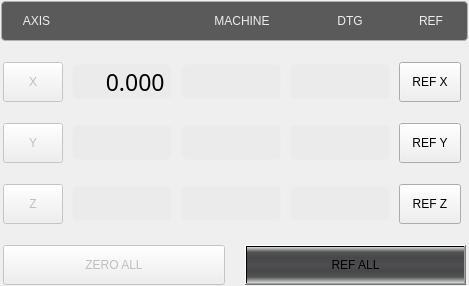
<?xml version="1.0" encoding="UTF-8"?>
<ui version="4.0">
 <class>dros_xyz</class>
 <widget class="QWidget" name="dros_xyz">
  <property name="geometry">
   <rect>
    <x>0</x>
    <y>0</y>
    <width>469</width>
    <height>286</height>
   </rect>
  </property>
  <property name="sizePolicy">
   <sizepolicy hsizetype="Preferred" vsizetype="Preferred">
    <horstretch>0</horstretch>
    <verstretch>0</verstretch>
   </sizepolicy>
  </property>
  <property name="windowTitle">
   <string>dros_xyz</string>
  </property>
  <property name="layoutDirection">
   <enum>Qt::LeftToRight</enum>
  </property>
  <layout class="QVBoxLayout" name="verticalLayout">
   <property name="spacing">
    <number>0</number>
   </property>
   <property name="leftMargin">
    <number>0</number>
   </property>
   <property name="topMargin">
    <number>0</number>
   </property>
   <property name="rightMargin">
    <number>0</number>
   </property>
   <property name="bottomMargin">
    <number>0</number>
   </property>
   <item>
    <widget class="QWidget" name="widget_xyz" native="true">
     <layout class="QVBoxLayout" name="verticalLayout_55">
      <property name="spacing">
       <number>19</number>
      </property>
      <property name="leftMargin">
       <number>0</number>
      </property>
      <property name="topMargin">
       <number>0</number>
      </property>
      <property name="rightMargin">
       <number>0</number>
      </property>
      <property name="bottomMargin">
       <number>0</number>
      </property>
      <item>
       <layout class="QHBoxLayout" name="horizontalLayout_81">
        <property name="spacing">
         <number>8</number>
        </property>
        <property name="leftMargin">
         <number>1</number>
        </property>
        <property name="topMargin">
         <number>1</number>
        </property>
        <property name="rightMargin">
         <number>1</number>
        </property>
        <property name="bottomMargin">
         <number>1</number>
        </property>
        <item>
         <widget class="QFrame" name="frame">
          <property name="sizePolicy">
           <sizepolicy hsizetype="Preferred" vsizetype="Fixed">
            <horstretch>0</horstretch>
            <verstretch>0</verstretch>
           </sizepolicy>
          </property>
          <property name="minimumSize">
           <size>
            <width>0</width>
            <height>40</height>
           </size>
          </property>
          <property name="maximumSize">
           <size>
            <width>16777215</width>
            <height>40</height>
           </size>
          </property>
          <property name="styleSheet">
           <string notr="true">.QFrame{
    border-style: solid;
    border-color: rgb(176, 179,172);
    border-width: 1px;
    border-radius: 4px;
    background-color: rgb(90, 90, 90);
    padding: -5px;
}</string>
          </property>
          <property name="frameShape">
           <enum>QFrame::StyledPanel</enum>
          </property>
          <property name="frameShadow">
           <enum>QFrame::Raised</enum>
          </property>
          <layout class="QHBoxLayout" name="horizontalLayout_136">
           <property name="spacing">
            <number>8</number>
           </property>
           <property name="leftMargin">
            <number>15</number>
           </property>
           <property name="rightMargin">
            <number>20</number>
           </property>
           <item>
            <widget class="StatusLabel" name="axis_column_header">
             <property name="sizePolicy">
              <sizepolicy hsizetype="Fixed" vsizetype="Fixed">
               <horstretch>0</horstretch>
               <verstretch>0</verstretch>
              </sizepolicy>
             </property>
             <property name="minimumSize">
              <size>
               <width>60</width>
               <height>17</height>
              </size>
             </property>
             <property name="maximumSize">
              <size>
               <width>60</width>
               <height>17</height>
              </size>
             </property>
             <property name="styleSheet">
              <string notr="true">QLabel{
    color: rgb(238, 238, 236);
	font: 16pt &quot;Bebas Kai&quot;;
    padding-left: 1px;
    padding-right: 20px;
}</string>
             </property>
             <property name="text">
              <string>AXIS</string>
             </property>
             <property name="alignment">
              <set>Qt::AlignCenter</set>
             </property>
             <property name="rules" stdset="0">
              <string>[]</string>
             </property>
            </widget>
           </item>
           <item>
            <widget class="StatusLabel" name="work_column_header">
             <property name="sizePolicy">
              <sizepolicy hsizetype="Fixed" vsizetype="Fixed">
               <horstretch>0</horstretch>
               <verstretch>0</verstretch>
              </sizepolicy>
             </property>
             <property name="minimumSize">
              <size>
               <width>100</width>
               <height>17</height>
              </size>
             </property>
             <property name="maximumSize">
              <size>
               <width>100</width>
               <height>17</height>
              </size>
             </property>
             <property name="styleSheet">
              <string notr="true">QLabel{
    color: rgb(238, 238, 236);
	font: 16pt &quot;Bebas Kai&quot;;
    padding-left: 6px;
}</string>
             </property>
             <property name="alignment">
              <set>Qt::AlignCenter</set>
             </property>
             <property name="rules" stdset="0">
              <string>[{&quot;channels&quot;: [{&quot;url&quot;: &quot;status:g5x_index?text&quot;, &quot;trigger&quot;: true}], &quot;property&quot;: &quot;Text&quot;, &quot;expression&quot;: &quot;ch[0] + ' WORK'\n&quot;, &quot;name&quot;: &quot;WCS Header&quot;}]</string>
             </property>
            </widget>
           </item>
           <item>
            <widget class="QLabel" name="machine_column_header">
             <property name="enabled">
              <bool>false</bool>
             </property>
             <property name="sizePolicy">
              <sizepolicy hsizetype="Fixed" vsizetype="Fixed">
               <horstretch>0</horstretch>
               <verstretch>0</verstretch>
              </sizepolicy>
             </property>
             <property name="minimumSize">
              <size>
               <width>100</width>
               <height>17</height>
              </size>
             </property>
             <property name="maximumSize">
              <size>
               <width>100</width>
               <height>17</height>
              </size>
             </property>
             <property name="styleSheet">
              <string notr="true">QLabel{
    color: rgb(238, 238, 236);
	font: 16pt &quot;Bebas Kai&quot;;
}</string>
             </property>
             <property name="text">
              <string>MACHINE</string>
             </property>
             <property name="alignment">
              <set>Qt::AlignCenter</set>
             </property>
            </widget>
           </item>
           <item>
            <widget class="QLabel" name="dtg_column_header">
             <property name="sizePolicy">
              <sizepolicy hsizetype="Fixed" vsizetype="Fixed">
               <horstretch>0</horstretch>
               <verstretch>0</verstretch>
              </sizepolicy>
             </property>
             <property name="minimumSize">
              <size>
               <width>100</width>
               <height>17</height>
              </size>
             </property>
             <property name="maximumSize">
              <size>
               <width>100</width>
               <height>17</height>
              </size>
             </property>
             <property name="styleSheet">
              <string notr="true">QLabel{
    color: rgb(238, 238, 236);
	font: 16pt &quot;Bebas Kai&quot;;
}</string>
             </property>
             <property name="text">
              <string>DTG</string>
             </property>
             <property name="alignment">
              <set>Qt::AlignCenter</set>
             </property>
            </widget>
           </item>
           <item>
            <widget class="StatusLabel" name="ref_column_header">
             <property name="sizePolicy">
              <sizepolicy hsizetype="Fixed" vsizetype="Fixed">
               <horstretch>0</horstretch>
               <verstretch>0</verstretch>
              </sizepolicy>
             </property>
             <property name="minimumSize">
              <size>
               <width>40</width>
               <height>17</height>
              </size>
             </property>
             <property name="maximumSize">
              <size>
               <width>40</width>
               <height>17</height>
              </size>
             </property>
             <property name="styleSheet">
              <string notr="true">QLabel{
    color: rgb(238, 238, 236);
	font: 16pt &quot;Bebas Kai&quot;;
    padding-left: 6px;
}</string>
             </property>
             <property name="text">
              <string>REF</string>
             </property>
             <property name="alignment">
              <set>Qt::AlignCenter</set>
             </property>
             <property name="rules" stdset="0">
              <string>[]</string>
             </property>
            </widget>
           </item>
          </layout>
         </widget>
        </item>
       </layout>
      </item>
      <item>
       <layout class="QHBoxLayout" name="x_axis_dro_layout">
        <property name="spacing">
         <number>7</number>
        </property>
        <property name="leftMargin">
         <number>1</number>
        </property>
        <property name="topMargin">
         <number>1</number>
        </property>
        <property name="rightMargin">
         <number>1</number>
        </property>
        <property name="bottomMargin">
         <number>1</number>
        </property>
        <item>
         <widget class="MDIButton" name="zero_x_button">
          <property name="enabled">
           <bool>false</bool>
          </property>
          <property name="sizePolicy">
           <sizepolicy hsizetype="Fixed" vsizetype="Preferred">
            <horstretch>0</horstretch>
            <verstretch>0</verstretch>
           </sizepolicy>
          </property>
          <property name="minimumSize">
           <size>
            <width>60</width>
            <height>40</height>
           </size>
          </property>
          <property name="maximumSize">
           <size>
            <width>60</width>
            <height>40</height>
           </size>
          </property>
          <property name="focusPolicy">
           <enum>Qt::NoFocus</enum>
          </property>
          <property name="layoutDirection">
           <enum>Qt::LeftToRight</enum>
          </property>
          <property name="styleSheet">
           <string notr="true">MDIButton {
   	font: 17pt &quot;Bebas Kai&quot;;
}</string>
          </property>
          <property name="text">
           <string>X</string>
          </property>
          <property name="icon">
           <iconset>
            <normaloff>:/images/zero.png</normaloff>:/images/zero.png</iconset>
          </property>
          <property name="iconSize">
           <size>
            <width>20</width>
            <height>20</height>
           </size>
          </property>
          <property name="rules" stdset="0">
           <string>[
    {
        &quot;channels&quot;: [
            {
                &quot;url&quot;: &quot;status:g5x_index&quot;,
                &quot;trigger&quot;: true,
                &quot;type&quot;: &quot;int&quot;
            }
        ],
        &quot;expression&quot;: &quot;&quot;,
        &quot;name&quot;: &quot;G5x Index&quot;,
        &quot;property&quot;: &quot;None&quot;
    }
]</string>
          </property>
          <property name="MDICommand" stdset="0">
           <string>G10 L20 P{ch[0]} X0.0</string>
          </property>
         </widget>
        </item>
        <item>
         <widget class="DROLineEdit" name="drowidget_x">
          <property name="minimumSize">
           <size>
            <width>100</width>
            <height>35</height>
           </size>
          </property>
          <property name="maximumSize">
           <size>
            <width>100</width>
            <height>35</height>
           </size>
          </property>
          <property name="font">
           <font>
            <family>Bebas Kai</family>
            <pointsize>17</pointsize>
            <weight>50</weight>
            <italic>false</italic>
            <bold>false</bold>
           </font>
          </property>
          <property name="focusPolicy">
           <enum>Qt::ClickFocus</enum>
          </property>
          <property name="styleSheet">
           <string notr="true">QLineEdit{
    border-style: transparant;
    border-color: rgb(235, 235, 235);
    border-width: 1px;
    border-radius: 5px;
    color: black;
    background: rgb(235, 235, 235);
    padding-right: 2px;
    font: 17pt &quot;Bebas Kai&quot;;
}</string>
          </property>
          <property name="text">
           <string>     0.000</string>
          </property>
          <property name="cursorPosition">
           <number>10</number>
          </property>
          <property name="alignment">
           <set>Qt::AlignRight|Qt::AlignTrailing|Qt::AlignVCenter</set>
          </property>
          <property name="referenceType" stdset="0">
           <number>1</number>
          </property>
          <property name="axisNumber" stdset="0">
           <number>0</number>
          </property>
          <property name="inchFormat" stdset="0">
           <string>%9.4f</string>
          </property>
          <property name="millimeterFormat" stdset="0">
           <string>%10.3f</string>
          </property>
          <property name="degreeFormat" stdset="0">
           <string>%10.2f</string>
          </property>
          <property name="latheMode" stdset="0">
           <number>0</number>
          </property>
         </widget>
        </item>
        <item>
         <widget class="DROLabel" name="drolabel_machine_x">
          <property name="sizePolicy">
           <sizepolicy hsizetype="Fixed" vsizetype="Fixed">
            <horstretch>0</horstretch>
            <verstretch>0</verstretch>
           </sizepolicy>
          </property>
          <property name="minimumSize">
           <size>
            <width>100</width>
            <height>35</height>
           </size>
          </property>
          <property name="maximumSize">
           <size>
            <width>100</width>
            <height>35</height>
           </size>
          </property>
          <property name="styleSheet">
           <string notr="true">QLabel{
    border-style: transparent;
    border-color: rgb(235, 235, 235);
    border-width: 1px;
    border-radius: 5px;
    color: black;
    background: rgb(235, 235, 235);
	font: 17pt &quot;Bebas Kai&quot;;
    padding-right: 2px;
}

QLabel[style=&quot;unhomed&quot;]{
   color: red;
}

QLabel[style=&quot;homing&quot;]{
   color: rgb(196, 160, 0);
}</string>
          </property>
          <property name="alignment">
           <set>Qt::AlignRight|Qt::AlignTrailing|Qt::AlignVCenter</set>
          </property>
          <property name="referenceType" stdset="0">
           <number>0</number>
          </property>
          <property name="axisNumber" stdset="0">
           <number>0</number>
          </property>
          <property name="inchFormat" stdset="0">
           <string>%9.4f</string>
          </property>
          <property name="millimeterFormat" stdset="0">
           <string>%10.3f</string>
          </property>
          <property name="degreeFormat" stdset="0">
           <string>%10.2f</string>
          </property>
          <property name="latheMode" stdset="0">
           <number>0</number>
          </property>
         </widget>
        </item>
        <item>
         <widget class="DROLabel" name="drolabel_dtg_x">
          <property name="sizePolicy">
           <sizepolicy hsizetype="Fixed" vsizetype="Fixed">
            <horstretch>0</horstretch>
            <verstretch>0</verstretch>
           </sizepolicy>
          </property>
          <property name="minimumSize">
           <size>
            <width>100</width>
            <height>35</height>
           </size>
          </property>
          <property name="maximumSize">
           <size>
            <width>100</width>
            <height>35</height>
           </size>
          </property>
          <property name="styleSheet">
           <string notr="true">QLabel{
    border-style: transparent;
    border-color: rgb(235, 235, 235);
    border-width: 1px;
    border-radius: 5px;
    color: black;
    background: rgb(235, 235, 235);
	font: 17pt &quot;Bebas Kai&quot;;
    padding-right: 2px;
}</string>
          </property>
          <property name="alignment">
           <set>Qt::AlignRight|Qt::AlignTrailing|Qt::AlignVCenter</set>
          </property>
          <property name="referenceType" stdset="0">
           <number>2</number>
          </property>
          <property name="axisNumber" stdset="0">
           <number>0</number>
          </property>
          <property name="inchFormat" stdset="0">
           <string>%9.4f</string>
          </property>
          <property name="millimeterFormat" stdset="0">
           <string>%10.3f</string>
          </property>
          <property name="degreeFormat" stdset="0">
           <string>%10.2f</string>
          </property>
          <property name="latheMode" stdset="0">
           <number>0</number>
          </property>
         </widget>
        </item>
        <item>
         <widget class="ActionButton" name="ref_x_button">
          <property name="sizePolicy">
           <sizepolicy hsizetype="Preferred" vsizetype="Fixed">
            <horstretch>0</horstretch>
            <verstretch>0</verstretch>
           </sizepolicy>
          </property>
          <property name="minimumSize">
           <size>
            <width>62</width>
            <height>40</height>
           </size>
          </property>
          <property name="maximumSize">
           <size>
            <width>62</width>
            <height>40</height>
           </size>
          </property>
          <property name="focusPolicy">
           <enum>Qt::NoFocus</enum>
          </property>
          <property name="styleSheet">
           <string notr="true">QPushButton {
   	font: 15pt &quot;Bebas Kai&quot;;
}</string>
          </property>
          <property name="text">
           <string>REF X</string>
          </property>
          <property name="rules" stdset="0">
           <string>[{&quot;name&quot;: &quot;home_prohibit&quot;, &quot;property&quot;: &quot;Enable&quot;, &quot;expression&quot;: &quot;not (ch[0] or ch[1] or ch[2])&quot;, &quot;channels&quot;: [{&quot;url&quot;: &quot;status:joint.0.homing&quot;, &quot;trigger&quot;: true}, {&quot;url&quot;: &quot;status:joint.1.homing&quot;, &quot;trigger&quot;: true}, {&quot;url&quot;: &quot;status:joint.2.homing&quot;, &quot;trigger&quot;: true}]}]</string>
          </property>
          <property name="actionName" stdset="0">
           <string>machine.home.axis:x</string>
          </property>
         </widget>
        </item>
       </layout>
      </item>
      <item>
       <layout class="QHBoxLayout" name="y_axis_dro_layout">
        <property name="spacing">
         <number>7</number>
        </property>
        <property name="leftMargin">
         <number>1</number>
        </property>
        <property name="topMargin">
         <number>1</number>
        </property>
        <property name="rightMargin">
         <number>1</number>
        </property>
        <property name="bottomMargin">
         <number>1</number>
        </property>
        <item>
         <widget class="MDIButton" name="zero_y_button">
          <property name="enabled">
           <bool>false</bool>
          </property>
          <property name="sizePolicy">
           <sizepolicy hsizetype="Fixed" vsizetype="Preferred">
            <horstretch>0</horstretch>
            <verstretch>0</verstretch>
           </sizepolicy>
          </property>
          <property name="minimumSize">
           <size>
            <width>60</width>
            <height>40</height>
           </size>
          </property>
          <property name="maximumSize">
           <size>
            <width>60</width>
            <height>40</height>
           </size>
          </property>
          <property name="focusPolicy">
           <enum>Qt::NoFocus</enum>
          </property>
          <property name="styleSheet">
           <string notr="true">MDIButton {
   	font: 17pt &quot;Bebas Kai&quot;;
}</string>
          </property>
          <property name="text">
           <string>Y</string>
          </property>
          <property name="icon">
           <iconset>
            <normaloff>:/images/zero.png</normaloff>:/images/zero.png</iconset>
          </property>
          <property name="iconSize">
           <size>
            <width>20</width>
            <height>20</height>
           </size>
          </property>
          <property name="rules" stdset="0">
           <string>[
    {
        &quot;channels&quot;: [
            {
                &quot;url&quot;: &quot;status:g5x_index&quot;,
                &quot;trigger&quot;: true,
                &quot;type&quot;: &quot;int&quot;
            }
        ],
        &quot;expression&quot;: &quot;&quot;,
        &quot;name&quot;: &quot;G5x Index&quot;,
        &quot;property&quot;: &quot;None&quot;
    }
]</string>
          </property>
          <property name="MDICommand" stdset="0">
           <string>G10 L20 P{ch[0]} Y0.0</string>
          </property>
         </widget>
        </item>
        <item>
         <widget class="DROLineEdit" name="drowidget_y">
          <property name="minimumSize">
           <size>
            <width>100</width>
            <height>35</height>
           </size>
          </property>
          <property name="maximumSize">
           <size>
            <width>100</width>
            <height>35</height>
           </size>
          </property>
          <property name="font">
           <font>
            <family>Bebas Kai</family>
            <pointsize>17</pointsize>
            <weight>50</weight>
            <italic>false</italic>
            <bold>false</bold>
           </font>
          </property>
          <property name="focusPolicy">
           <enum>Qt::ClickFocus</enum>
          </property>
          <property name="styleSheet">
           <string notr="true">QLineEdit{
    border-style: transparant;
    border-color: rgb(235, 235, 235);
    border-width: 1px;
    border-radius: 5px;
    color: black;
    background: rgb(235, 235, 235);
    padding-right: 2px;
    font: 17pt &quot;Bebas Kai&quot;;
}</string>
          </property>
          <property name="alignment">
           <set>Qt::AlignRight|Qt::AlignTrailing|Qt::AlignVCenter</set>
          </property>
          <property name="axisNumber" stdset="0">
           <number>1</number>
          </property>
         </widget>
        </item>
        <item>
         <widget class="DROLabel" name="drolabel_machine_y">
          <property name="sizePolicy">
           <sizepolicy hsizetype="Fixed" vsizetype="Fixed">
            <horstretch>0</horstretch>
            <verstretch>0</verstretch>
           </sizepolicy>
          </property>
          <property name="minimumSize">
           <size>
            <width>100</width>
            <height>35</height>
           </size>
          </property>
          <property name="maximumSize">
           <size>
            <width>100</width>
            <height>35</height>
           </size>
          </property>
          <property name="styleSheet">
           <string notr="true">QLabel{
    border-style: transparent;
    border-color: rgb(235, 235, 235);
    border-width: 1px;
    border-radius: 5px;
    color: black;
    background: rgb(235, 235, 235);
	font: 17pt &quot;Bebas Kai&quot;;
    padding-right: 2px;
}

QLabel[style=&quot;unhomed&quot;]{
   color: red;
}

QLabel[style=&quot;homing&quot;]{
   color: rgb(196, 160, 0);
}</string>
          </property>
          <property name="alignment">
           <set>Qt::AlignRight|Qt::AlignTrailing|Qt::AlignVCenter</set>
          </property>
          <property name="referenceType" stdset="0">
           <number>0</number>
          </property>
          <property name="axisNumber" stdset="0">
           <number>1</number>
          </property>
          <property name="inchFormat" stdset="0">
           <string>%9.4f</string>
          </property>
          <property name="millimeterFormat" stdset="0">
           <string>%10.3f</string>
          </property>
          <property name="degreeFormat" stdset="0">
           <string>%10.2f</string>
          </property>
          <property name="latheMode" stdset="0">
           <number>0</number>
          </property>
         </widget>
        </item>
        <item>
         <widget class="DROLabel" name="drolabel_dtg_y">
          <property name="sizePolicy">
           <sizepolicy hsizetype="Fixed" vsizetype="Fixed">
            <horstretch>0</horstretch>
            <verstretch>0</verstretch>
           </sizepolicy>
          </property>
          <property name="minimumSize">
           <size>
            <width>100</width>
            <height>35</height>
           </size>
          </property>
          <property name="maximumSize">
           <size>
            <width>100</width>
            <height>35</height>
           </size>
          </property>
          <property name="styleSheet">
           <string notr="true">QLabel{
    border-style: transparent;
    border-color: rgb(235, 235, 235);
    border-width: 1px;
    border-radius: 5px;
    color: black;
    background: rgb(235, 235, 235);
	font: 17pt &quot;Bebas Kai&quot;;
    padding-right: 2px;
}</string>
          </property>
          <property name="alignment">
           <set>Qt::AlignRight|Qt::AlignTrailing|Qt::AlignVCenter</set>
          </property>
          <property name="referenceType" stdset="0">
           <number>2</number>
          </property>
          <property name="axisNumber" stdset="0">
           <number>1</number>
          </property>
          <property name="inchFormat" stdset="0">
           <string>%9.4f</string>
          </property>
          <property name="millimeterFormat" stdset="0">
           <string>%10.3f</string>
          </property>
          <property name="degreeFormat" stdset="0">
           <string>%10.2f</string>
          </property>
          <property name="latheMode" stdset="0">
           <number>0</number>
          </property>
         </widget>
        </item>
        <item>
         <widget class="ActionButton" name="ref_y_button">
          <property name="sizePolicy">
           <sizepolicy hsizetype="Preferred" vsizetype="Fixed">
            <horstretch>0</horstretch>
            <verstretch>0</verstretch>
           </sizepolicy>
          </property>
          <property name="minimumSize">
           <size>
            <width>62</width>
            <height>40</height>
           </size>
          </property>
          <property name="maximumSize">
           <size>
            <width>62</width>
            <height>40</height>
           </size>
          </property>
          <property name="focusPolicy">
           <enum>Qt::NoFocus</enum>
          </property>
          <property name="styleSheet">
           <string notr="true">QPushButton {
   	font: 15pt &quot;Bebas Kai&quot;;
}</string>
          </property>
          <property name="text">
           <string>REF Y</string>
          </property>
          <property name="rules" stdset="0">
           <string>[{&quot;name&quot;: &quot;home_prohibit&quot;, &quot;property&quot;: &quot;Enable&quot;, &quot;expression&quot;: &quot;not (ch[0] or ch[1] or ch[2])&quot;, &quot;channels&quot;: [{&quot;url&quot;: &quot;status:joint.0.homing&quot;, &quot;trigger&quot;: true}, {&quot;url&quot;: &quot;status:joint.1.homing&quot;, &quot;trigger&quot;: true}, {&quot;url&quot;: &quot;status:joint.2.homing&quot;, &quot;trigger&quot;: true}]}]</string>
          </property>
          <property name="actionName" stdset="0">
           <string>machine.home.axis:y</string>
          </property>
         </widget>
        </item>
       </layout>
      </item>
      <item>
       <layout class="QHBoxLayout" name="z_axis_dro_layout">
        <property name="spacing">
         <number>7</number>
        </property>
        <property name="leftMargin">
         <number>1</number>
        </property>
        <property name="topMargin">
         <number>1</number>
        </property>
        <property name="rightMargin">
         <number>1</number>
        </property>
        <property name="bottomMargin">
         <number>1</number>
        </property>
        <item>
         <widget class="MDIButton" name="zero_z_button">
          <property name="enabled">
           <bool>false</bool>
          </property>
          <property name="sizePolicy">
           <sizepolicy hsizetype="Fixed" vsizetype="Preferred">
            <horstretch>0</horstretch>
            <verstretch>0</verstretch>
           </sizepolicy>
          </property>
          <property name="minimumSize">
           <size>
            <width>60</width>
            <height>40</height>
           </size>
          </property>
          <property name="maximumSize">
           <size>
            <width>60</width>
            <height>40</height>
           </size>
          </property>
          <property name="focusPolicy">
           <enum>Qt::NoFocus</enum>
          </property>
          <property name="styleSheet">
           <string notr="true">MDIButton {
   	font: 17pt &quot;Bebas Kai&quot;;
}</string>
          </property>
          <property name="text">
           <string>Z</string>
          </property>
          <property name="icon">
           <iconset>
            <normaloff>:/images/zero.png</normaloff>:/images/zero.png</iconset>
          </property>
          <property name="iconSize">
           <size>
            <width>20</width>
            <height>20</height>
           </size>
          </property>
          <property name="rules" stdset="0">
           <string>[
    {
        &quot;channels&quot;: [
            {
                &quot;url&quot;: &quot;status:g5x_index&quot;,
                &quot;trigger&quot;: true,
                &quot;type&quot;: &quot;int&quot;
            }
        ],
        &quot;expression&quot;: &quot;&quot;,
        &quot;name&quot;: &quot;G5x Index&quot;,
        &quot;property&quot;: &quot;None&quot;
    }
]</string>
          </property>
          <property name="MDICommand" stdset="0">
           <string>G10 L20 P{ch[0]} Z0.0</string>
          </property>
         </widget>
        </item>
        <item>
         <widget class="DROLineEdit" name="drowidget_z">
          <property name="minimumSize">
           <size>
            <width>100</width>
            <height>35</height>
           </size>
          </property>
          <property name="maximumSize">
           <size>
            <width>100</width>
            <height>35</height>
           </size>
          </property>
          <property name="font">
           <font>
            <family>Bebas Kai</family>
            <pointsize>17</pointsize>
            <weight>50</weight>
            <italic>false</italic>
            <bold>false</bold>
           </font>
          </property>
          <property name="focusPolicy">
           <enum>Qt::ClickFocus</enum>
          </property>
          <property name="styleSheet">
           <string notr="true">QLineEdit{
    border-style: transparant;
    border-color: rgb(235, 235, 235);
    border-width: 1px;
    border-radius: 5px;
    color: black;
    background: rgb(235, 235, 235);
    padding-right: 2px;
    font: 17pt &quot;Bebas Kai&quot;;
}</string>
          </property>
          <property name="alignment">
           <set>Qt::AlignRight|Qt::AlignTrailing|Qt::AlignVCenter</set>
          </property>
          <property name="axisNumber" stdset="0">
           <number>2</number>
          </property>
         </widget>
        </item>
        <item>
         <widget class="DROLabel" name="drolabel_machine_z">
          <property name="sizePolicy">
           <sizepolicy hsizetype="Fixed" vsizetype="Fixed">
            <horstretch>0</horstretch>
            <verstretch>0</verstretch>
           </sizepolicy>
          </property>
          <property name="minimumSize">
           <size>
            <width>100</width>
            <height>35</height>
           </size>
          </property>
          <property name="maximumSize">
           <size>
            <width>100</width>
            <height>35</height>
           </size>
          </property>
          <property name="styleSheet">
           <string notr="true">QLabel{
    border-style: transparent;
    border-color: rgb(235, 235, 235);
    border-width: 1px;
    border-radius: 5px;
    color: black;
    background: rgb(235, 235, 235);
	font: 17pt &quot;Bebas Kai&quot;;
    padding-right: 2px;
}

QLabel[style=&quot;unhomed&quot;]{
   color: red;
}

QLabel[style=&quot;homing&quot;]{
   color: rgb(196, 160, 0);
}</string>
          </property>
          <property name="alignment">
           <set>Qt::AlignRight|Qt::AlignTrailing|Qt::AlignVCenter</set>
          </property>
          <property name="referenceType" stdset="0">
           <number>0</number>
          </property>
          <property name="axisNumber" stdset="0">
           <number>2</number>
          </property>
          <property name="inchFormat" stdset="0">
           <string>%9.4f</string>
          </property>
          <property name="millimeterFormat" stdset="0">
           <string>%10.3f</string>
          </property>
          <property name="degreeFormat" stdset="0">
           <string>%10.2f</string>
          </property>
          <property name="latheMode" stdset="0">
           <number>0</number>
          </property>
         </widget>
        </item>
        <item>
         <widget class="DROLabel" name="drolabel_dtg_z">
          <property name="sizePolicy">
           <sizepolicy hsizetype="Fixed" vsizetype="Fixed">
            <horstretch>0</horstretch>
            <verstretch>0</verstretch>
           </sizepolicy>
          </property>
          <property name="minimumSize">
           <size>
            <width>100</width>
            <height>35</height>
           </size>
          </property>
          <property name="maximumSize">
           <size>
            <width>100</width>
            <height>35</height>
           </size>
          </property>
          <property name="styleSheet">
           <string notr="true">QLabel{
    border-style: transparent;
    border-color: rgb(235, 235, 235);
    border-width: 1px;
    border-radius: 5px;
    color: black;
    background: rgb(235, 235, 235);
	font: 17pt &quot;Bebas Kai&quot;;
    padding-right: 2px;
}</string>
          </property>
          <property name="alignment">
           <set>Qt::AlignRight|Qt::AlignTrailing|Qt::AlignVCenter</set>
          </property>
          <property name="referenceType" stdset="0">
           <number>2</number>
          </property>
          <property name="axisNumber" stdset="0">
           <number>2</number>
          </property>
          <property name="inchFormat" stdset="0">
           <string>%9.4f</string>
          </property>
          <property name="millimeterFormat" stdset="0">
           <string>%10.3f</string>
          </property>
          <property name="degreeFormat" stdset="0">
           <string>%10.2f</string>
          </property>
          <property name="latheMode" stdset="0">
           <number>0</number>
          </property>
         </widget>
        </item>
        <item>
         <widget class="ActionButton" name="ref_z_button">
          <property name="sizePolicy">
           <sizepolicy hsizetype="Preferred" vsizetype="Fixed">
            <horstretch>0</horstretch>
            <verstretch>0</verstretch>
           </sizepolicy>
          </property>
          <property name="minimumSize">
           <size>
            <width>62</width>
            <height>40</height>
           </size>
          </property>
          <property name="maximumSize">
           <size>
            <width>62</width>
            <height>40</height>
           </size>
          </property>
          <property name="focusPolicy">
           <enum>Qt::NoFocus</enum>
          </property>
          <property name="styleSheet">
           <string notr="true">QPushButton {
   	font: 15pt &quot;Bebas Kai&quot;;
}</string>
          </property>
          <property name="text">
           <string>REF Z</string>
          </property>
          <property name="rules" stdset="0">
           <string>[{&quot;name&quot;: &quot;home_prohibit&quot;, &quot;property&quot;: &quot;Enable&quot;, &quot;expression&quot;: &quot;not (ch[0] or ch[1] or ch[2])&quot;, &quot;channels&quot;: [{&quot;url&quot;: &quot;status:joint.0.homing&quot;, &quot;trigger&quot;: true}, {&quot;url&quot;: &quot;status:joint.1.homing&quot;, &quot;trigger&quot;: true}, {&quot;url&quot;: &quot;status:joint.2.homing&quot;, &quot;trigger&quot;: true}]}]</string>
          </property>
          <property name="actionName" stdset="0">
           <string>machine.home.axis:z</string>
          </property>
         </widget>
        </item>
       </layout>
      </item>
      <item>
       <layout class="QHBoxLayout" name="layout">
        <property name="spacing">
         <number>20</number>
        </property>
        <property name="leftMargin">
         <number>3</number>
        </property>
        <property name="topMargin">
         <number>1</number>
        </property>
        <property name="rightMargin">
         <number>3</number>
        </property>
        <property name="bottomMargin">
         <number>1</number>
        </property>
        <item>
         <widget class="MDIButton" name="zero_all_button">
          <property name="enabled">
           <bool>false</bool>
          </property>
          <property name="sizePolicy">
           <sizepolicy hsizetype="Preferred" vsizetype="Preferred">
            <horstretch>1</horstretch>
            <verstretch>0</verstretch>
           </sizepolicy>
          </property>
          <property name="minimumSize">
           <size>
            <width>60</width>
            <height>40</height>
           </size>
          </property>
          <property name="maximumSize">
           <size>
            <width>16777215</width>
            <height>40</height>
           </size>
          </property>
          <property name="focusPolicy">
           <enum>Qt::NoFocus</enum>
          </property>
          <property name="layoutDirection">
           <enum>Qt::LeftToRight</enum>
          </property>
          <property name="styleSheet">
           <string notr="true">MDIButton {
   	font: 15pt &quot;Bebas Kai&quot;;
}</string>
          </property>
          <property name="text">
           <string>ZERO ALL</string>
          </property>
          <property name="iconSize">
           <size>
            <width>20</width>
            <height>20</height>
           </size>
          </property>
          <property name="rules" stdset="0">
           <string>[
    {
        &quot;channels&quot;: [
            {
                &quot;url&quot;: &quot;status:g5x_index&quot;,
                &quot;trigger&quot;: true,
                &quot;type&quot;: &quot;int&quot;
            }
        ],
        &quot;expression&quot;: &quot;&quot;,
        &quot;name&quot;: &quot;G5x Index&quot;,
        &quot;property&quot;: &quot;None&quot;
    }
]</string>
          </property>
          <property name="MDICommand" stdset="0">
           <string>G10 L20 P{ch[0]} X0.0 Y0.0 Z0.0</string>
          </property>
         </widget>
        </item>
        <item>
         <widget class="ActionButton" name="ref_all_button">
          <property name="sizePolicy">
           <sizepolicy hsizetype="Preferred" vsizetype="Fixed">
            <horstretch>1</horstretch>
            <verstretch>0</verstretch>
           </sizepolicy>
          </property>
          <property name="minimumSize">
           <size>
            <width>62</width>
            <height>40</height>
           </size>
          </property>
          <property name="maximumSize">
           <size>
            <width>16777215</width>
            <height>40</height>
           </size>
          </property>
          <property name="focusPolicy">
           <enum>Qt::NoFocus</enum>
          </property>
          <property name="styleSheet">
           <string notr="true">background: qlineargradient(spread:pad, x1:0, y1:1, x2:0, y2:0, stop:0 rgba(213, 218, 216, 255), stop:0.169312 rgba(82, 82, 83, 255), stop:0.328042 rgba(72, 70, 73, 255), stop:0.492063 rgba(78, 77, 79, 255), stop:0.703704 rgba(72, 70, 73, 255), stop:0.86 rgba(82, 82, 83, 255), stop:1 rgba(213, 218, 216, 255))</string>
          </property>
          <property name="text">
           <string>REF ALL</string>
          </property>
          <property name="rules" stdset="0">
           <string>[{&quot;channels&quot;: [{&quot;url&quot;: &quot;status:all_axes_homed&quot;, &quot;trigger&quot;: true}], &quot;property&quot;: &quot;Text&quot;, &quot;expression&quot;: &quot;'HOMED' if ch[0] else 'REF ALL'&quot;, &quot;name&quot;: &quot;reference_all&quot;}, {&quot;name&quot;: &quot;home_prohibit&quot;, &quot;property&quot;: &quot;Enable&quot;, &quot;expression&quot;: &quot;not (ch[0] or ch[1] or ch[2])&quot;, &quot;channels&quot;: [{&quot;url&quot;: &quot;status:joint.0.homing&quot;, &quot;trigger&quot;: true}, {&quot;url&quot;: &quot;status:joint.1.homing&quot;, &quot;trigger&quot;: true}, {&quot;url&quot;: &quot;status:joint.2.homing&quot;, &quot;trigger&quot;: true}]}, {&quot;name&quot;: &quot;StatusColor&quot;, &quot;property&quot;: &quot;Style Sheet&quot;, &quot;expression&quot;: &quot;'background: rgb(26,143,57)' if ch[0] else 'background: qlineargradient(spread:pad, x1:0, y1:1, x2:0, y2:0, stop:0 rgba(213, 218, 216, 255), stop:0.169312 rgba(82, 82, 83, 255), stop:0.328042 rgba(72, 70, 73, 255), stop:0.492063 rgba(78, 77, 79, 255), stop:0.703704 rgba(72, 70, 73, 255), stop:0.86 rgba(82, 82, 83, 255), stop:1 rgba(213, 218, 216, 255))'&quot;, &quot;channels&quot;: [{&quot;url&quot;: &quot;status:all_axes_homed&quot;, &quot;trigger&quot;: true}]}]</string>
          </property>
          <property name="actionName" stdset="0">
           <string>machine.home.all</string>
          </property>
         </widget>
        </item>
       </layout>
      </item>
     </layout>
    </widget>
   </item>
  </layout>
 </widget>
 <customwidgets>
  <customwidget>
   <class>ActionButton</class>
   <extends>QPushButton</extends>
   <header>qtpyvcp.widgets.button_widgets.action_button</header>
  </customwidget>
  <customwidget>
   <class>MDIButton</class>
   <extends>QPushButton</extends>
   <header>qtpyvcp.widgets.button_widgets.mdi_button</header>
  </customwidget>
  <customwidget>
   <class>StatusLabel</class>
   <extends>QLabel</extends>
   <header>qtpyvcp.widgets.display_widgets.status_label</header>
  </customwidget>
  <customwidget>
   <class>DROLabel</class>
   <extends>QLabel</extends>
   <header>qtpyvcp.widgets.display_widgets.dro_label</header>
  </customwidget>
  <customwidget>
   <class>DROLineEdit</class>
   <extends>QLineEdit</extends>
   <header>qtpyvcp.widgets.input_widgets.dro_line_edit</header>
  </customwidget>
 </customwidgets>
 <resources/>
 <connections/>
</ui>
